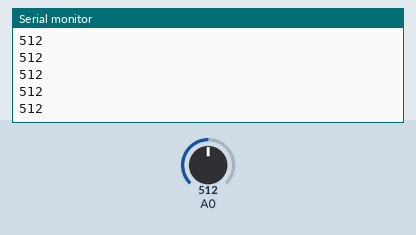
Simulated run of this sketch. Board: Arduino Uno, built with avr-gcc and run on an emulated ATmega328P. On the bench: the last lines printed to the serial monitor. The test bench sets the inputs (shaded band); at power-on: A0 = 512.

Above: at 1.2 s.
1.3 s: A0 set to 716
At 2.1 s:
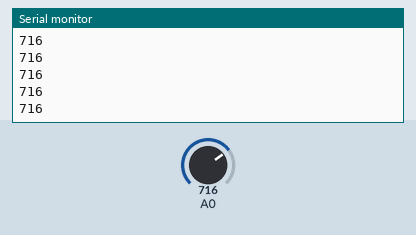
2.8 s: A0 set to 900
At 3.3 s:
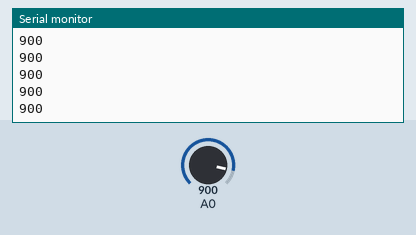
Timing chart, 0 to 5.8 s (numbered marks = the images above; inputs shaded):
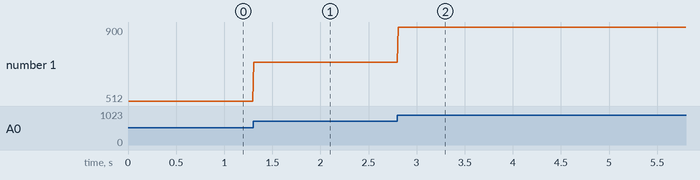

The sketch:

plant.ino
```cpp
#define READPERIOD 5

unsigned long lastReadWrite;


void setup() {
  Serial.begin(9600);
  lastReadWrite = millis();

}

void loop() {
  if (millis() - lastReadWrite > READPERIOD) {
    int readValue = analogRead(A0);
    Serial.print(readValue);
    Serial.println();

    Serial.flush();
    lastReadWrite = millis();


  }
}
```

Measured:
- after the input at 1.3 s, the serial monitor: prints a new line at once (image 1)
- after the input at 2.8 s, the serial monitor: prints a new line at once (image 2)
- plotted number 1: 512 → 716 after the input at 1.3 s, 716 → 900 after the input at 2.8 s
